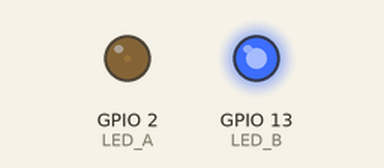
This sketch was run on a simulated ESP32. Parts: output pins drawn as LEDs (lit = HIGH).

Above: at 0.05 s.
At 1.25 s:
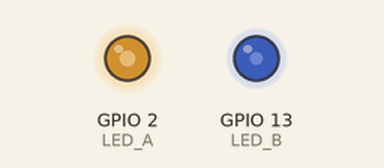
At 1.85 s:
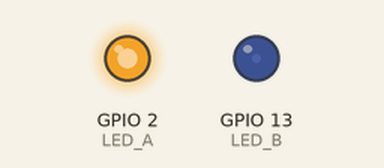
At 3.65 s:
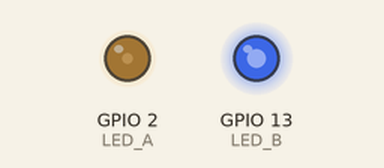
Timing chart, 0 to 5.3 s (numbered marks = the images above):
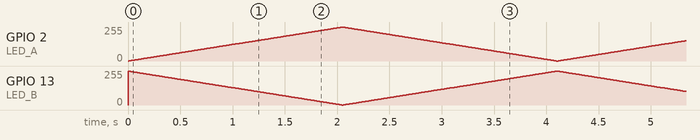

The sketch:

ex06_police_light.ino
```cpp
#define LED_A 2    // 第一个LED 板载
#define LED_B 13   // 第二个LED 外接GPIO13

const int freq = 5000;
const int resolution = 8;

void setup() {
  Serial.begin(115200);
  ledcAttach(LED_A, freq, resolution);
  ledcAttach(LED_B, freq, resolution);
}

void loop() {
  // A变亮 B变暗
  for(int duty=0; duty<=255; duty++){
    ledcWrite(LED_A, duty);
    ledcWrite(LED_B, 255 - duty);
    delay(8);
  }
  // A变暗 B变亮
  for(int duty=255; duty>=0; duty--){
    ledcWrite(LED_A, duty);
    ledcWrite(LED_B, 255 - duty);
    delay(8);
  }
}
```
